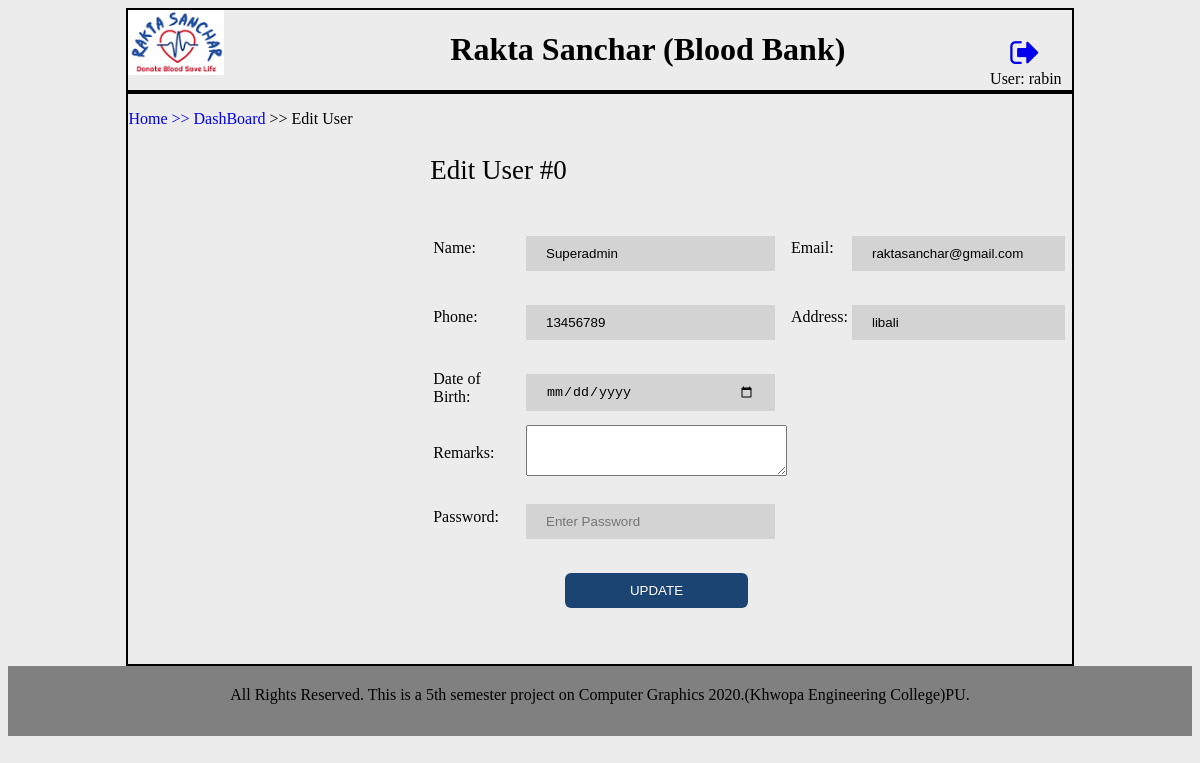
Page /admin/edit_user.php?sn=0 (signed in) on the committed database.
### tables this page shows
CREATE TABLE `user` (
  `id` int(6) NOT NULL,
  `name` varchar(20) NOT NULL,
  `username` varchar(20) NOT NULL,
  `usertype` varchar(10) NOT NULL DEFAULT 'staff',
  `email` varchar(40) NOT NULL,
  `phone` bigint(20) NOT NULL,
  `address` varchar(50) NOT NULL,
  `password` varchar(40) NOT NULL,
  `secret_key` varchar(20) DEFAULT NULL,
  `remarks` varchar(50) NOT NULL,
  `dob` date NOT NULL,
  `gender` int(1) NOT NULL,
  `created_at` datetime NOT NULL DEFAULT CURRENT_TIMESTAMP,
  `postby_id` int(11) DEFAULT NULL,
  `is_verified` int(11) NOT NULL DEFAULT '0',
  `verifiedby_id` int(6) DEFAULT NULL,
  `updated_at` datetime NOT NULL DEFAULT '0000-00-00 00:00:00' ON UPDATE CURRENT_TIMESTAMP,
  `status` int(11) NOT NULL DEFAULT '1'
);

CREATE TABLE `content` (
  `id` int(11) NOT NULL,
  `title` varchar(50) NOT NULL,
  `description` text NOT NULL,
  `created_at` datetime NOT NULL DEFAULT CURRENT_TIMESTAMP,
  `postby_id` int(6) DEFAULT NULL,
  `is_verified` int(1) NOT NULL DEFAULT '0',
  `verifiedby_id` int(6) DEFAULT NULL,
  `updated_at` datetime DEFAULT NULL ON UPDATE CURRENT_TIMESTAMP,
  `hits` int(6) DEFAULT NULL,
  `status` int(1) NOT NULL DEFAULT '1'
);

### admin/edit_user.php (the view, shortened to what this page needs)
<!DOCTYPE html>
<html>
<head>
	<link rel="stylesheet" href="https://cdnjs.cloudflare.com/ajax/libs/font-awesome/4.7.0/css/font-awesome.min.css">
</head>
<body style="background-color: #ececec;">
<?php
$user_sn = @$_GET['sn'];
require_once("DBConnect.php");
$sql = "SELECT * FROM `user` WHERE `id`='$user_sn' Limit 0, 10";
$result = mysqli_query($conn, $sql);
$prev_data = mysqli_fetch_assoc($result);
?>
<div style="border: 2px solid; border-color: black; height: 100%; margin:0 10%; " >
	<?php include('header.php');?>
	</div>
	<div style="border: 2px solid; border-color: black; min-height: 570px; margin:0 10%; " >
		<div>
		<p><a href="../index.php">Home</a> <a href="index.php">>> DashBoard</a> >> Edit User</p>
		</div>
		<div style="margin-left: 32%;">
<form action="" method="POST" name="user">
	<p style="font-size: 27px;">Edit User #<?= $prev_data['id'];?></p>
<table id="adduser">
	<tr>
		<td>Name:</td>
		<td><input type="text" name="name" placeholder="Enter Name" required="required" value="<?= $prev_data['name'];?>"></td>
		<td>Email:</td>
		<td><input type="email" name="email" placeholder="Enter Email" required="required" value="<?= $prev_data['email'];?>"></td>
	</tr>
	<tr>
		<td>Phone:</td>
		<td><input type="number" name="phone" placeholder="Enter Phone" required="required" value="<?= $prev_data['phone'];?>"></td>
		<td>Address:</td>
		<td><input type="text" name="address" placeholder="Enter Address" required="required" value="<?= $prev_data['address'];?>"></td>
	</tr>
	<tr>
		<td>Date of Birth:</td>
		<td><input type="date" name="date" required="required"></td>
	</tr>
	<tr>
		<td>Remarks:</td>
		<td>
			<textarea rows="3" cols="30" name="remarks"></textarea>
		</td>
	</tr>
	<tr>
		<td>Password:</td>
		<td><input type="password" name="password" placeholder="Enter Password" required="required"></td>
	</tr>
	<tr>
		<td>&nbsp;</td>
		<td><input type="submit" name="add_user" value="UPDATE"></td>
	</tr>
</table>
</form>
</div>
</div>
<?php include('footer.php');?>
</body>
</html>

### admin/footer.php (shortened to what this page needs)
<?php
require_once("DBConnect.php");
$sql = "SELECT * FROM `content` WHERE `title`='footer'";
$result = mysqli_query($conn, $sql);
$row = mysqli_fetch_assoc($result);
?>
		<div style="height: 50px;background: grey; text-align: center;padding-top: 20px;"><?=$row["description"];?></div>

### admin/edit_user.php (style rules this page uses)
#adduser input { width: 80%; background-color: lightgray; color: black; padding: 10px 20px; margin: 20px 0px 10px 0px; border: none; cursor: pointer; }
#adduser input[type=submit] { width: 70%; background-color: #1c4472; color: white; padding: 10px 20px; margin: 20px auto 10px 15%; border: none; border-radius: 6px; cursor: pointer; }
a { text-decoration: none; }

### rows in the picture
user: id "0", name "Superadmin", email "raktasanchar@gmail.com", phone "13456789", address "libali"
content: description "All Rights Reserved. This is a 5th semester project on Computer Graphics 2020.(Khwopa Engineering College)PU."

### other values in the picture
$_SESSION['username'] "rabin"
